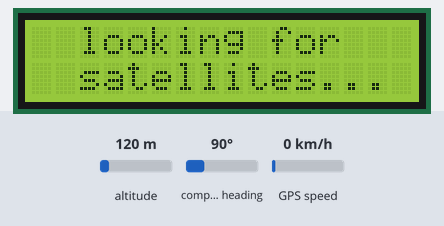
Simulated run of this sketch. Board: Arduino Uno, built with avr-gcc and run on an emulated ATmega328P. On the bench: 16×2 character LCD. The test bench sets the inputs (shaded band); at power-on: altitude 120 m, compass heading 90°, GPS speed 0 km/h. The GPS gets a fix after 3 s at 37.7749, -122.4194 with 8 satellites.

Above: at 1.3 s.
1.4 s: altitude set to 0 m
At 3.7 s:
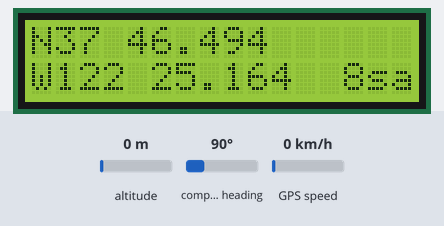
4.7 s: altitude set to 20 m
At 6.0 s:
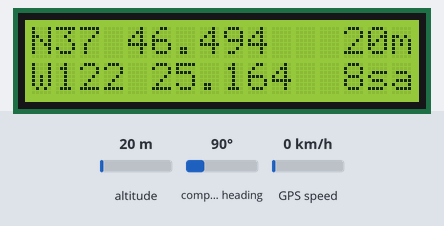
6.7 s: altitude set to 250 m
At 7.5 s:
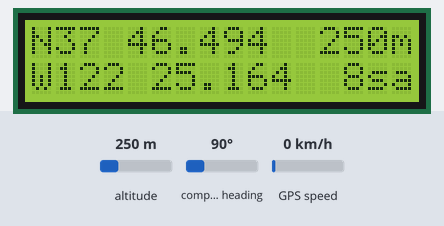
Timing chart, 0 to 9.7 s (numbered marks = the images above; inputs shaded):
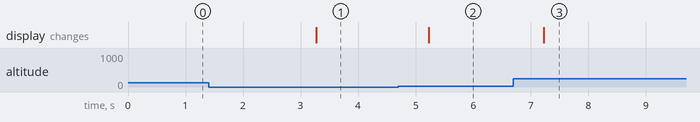

The sketch:

looking_for_satellites.ino
```cpp
#include <TinyGPS++.h>
#include <LiquidCrystal_I2C.h>

const char SPACE = ' ';
const char EAST = 'E';
const char WEST = 'W';
const char NORTH = 'N';
const char SOUTH = 'S';

LiquidCrystal_I2C lcd(0x27,16,2) ;
TinyGPSPlus gps;

void setup() {
  Serial.begin(9600);
  lcd.init();
  lcd.backlight();
  lcd.begin(16, 2);
  lcd.clear();
  lcd.setCursor(0,0);
  lcd.print(F("  looking for   "));
  lcd.setCursor(0,1);
  lcd.print(F("  satellites... "));
}

/* prints in format qDD MM.MMM */
void printCoord(const int deg, const double min, const char quadrant) {
  lcd.print(quadrant);
  lcd.print(deg);
  lcd.print(SPACE);
  if (min < 10.0d) {
    lcd.print(0);
  }
  lcd.print(min, 3);
}

void loop() {
  while (Serial.available()) {
    gps.encode(Serial.read());
  }
  if (gps.location.isUpdated()) {
    int latDegrees = gps.location.rawLat().deg;
    unsigned long billionthsLat = gps.location.rawLat().billionths;
    double latMinutes = ((billionthsLat / 1000) * 6.0f) / 100000L;
    int lngDegrees = gps.location.rawLng().deg;
    unsigned long billionthsLng = gps.location.rawLng().billionths;
    double lngMinutes = ((billionthsLng / 1000) * 6.0f) / 100000L;

    /* line 1 */
    lcd.setCursor(0,0);
    printCoord(latDegrees, latMinutes, gps.location.rawLat().negative ? SOUTH : NORTH);

    lcd.print(SPACE);
    double m = 1000.0d;
    double meters = gps.altitude.meters();
    while (meters < m) {
      lcd.print(SPACE);
      m /= 10.0d;
    }
    lcd.print(meters, 0);
    lcd.print(F("m"));

    /* line 2 */
    lcd.setCursor(0,1);
    printCoord(lngDegrees, lngMinutes, gps.location.rawLng().negative ? WEST : EAST);

    lcd.print(SPACE);
    unsigned int sats = gps.satellites.value();
    if (sats < 10) {
      lcd.print(SPACE);
    }
    lcd.print(sats);
    lcd.print(F("sat"));
  }
}
```

Measured:
- after the input at 1.4 s, the display: changes after 1.9 s (image 1)
- after the input at 4.7 s, the display: changes after 0.53 s (image 2)
- after the input at 6.7 s, the display: changes after 0.53 s (image 3)
